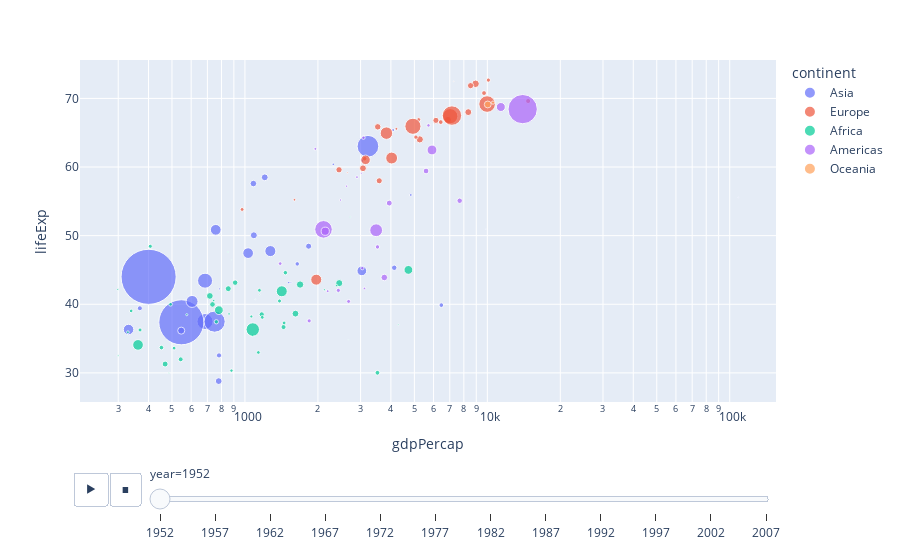

The notebook cell this image was saved under:
### Markdown cell above
## Dodajmy zmienną czasu!

### Code cell
fig = px.scatter(df,
           x='gdpPercap',
           y='lifeExp',
           animation_frame='year',
           size='pop',
           color='continent',
           hover_name='country',
           log_x=True,
           size_max=60)
fig.show()
py.plot(fig, filename='gdpPerCapinTime')

### Figure 1 — Plotly figure (JSON) as saved in the notebook; plotly's stock layout.template omitted (floating-point values rounded to 4 significant figures)
{"data": [{"hovertemplate": "<b>%{hovertext}</b><br><br>continent=Asia<br>year=1952<br>gdpPercap=%{x}<br>lifeExp=%{y}<br>pop=%{marker.size}<extra></extra>", "hovertext": ["Afghanistan", "Bahrain", "Bangladesh", "Cambodia", "China", "Hong Kong, China", "India", "Indonesia", "Iran", "Iraq", "Israel", "Japan", "Jordan", "Korea, Dem. Rep.", "Korea, Rep.", "Kuwait", "Lebanon", "Malaysia", "Mongolia", "Myanmar", "Nepal", "Oman", "Pakistan", "Philippines", "Saudi Arabia", "Singapore", "Sri Lanka", "Syria", "Taiwan", "Thailand", "Vietnam", "West Bank and Gaza", "Yemen, Rep."], "legendgroup": "Asia", "marker": {"color": "#636efa", "size": [8425333, 120447, 46886859, 4693836, 556263527, 2125900, 372000000, 82052000, 17272000, 5441766, 1620914, 86459025, 607914, 8865488, 20947571, 160000, 1439529, 6748378, 800663, 20092996, 9182536, 507833, 41346560, 22438691, 4005677, 1127000, 7982342, 3661549, 8550362, 21289402, 26246839, 1030585, 4963829], "sizemode": "area", "sizeref": 366300.0, "symbol": "circle"}, "mode": "markers", "name": "Asia", "orientation": "v", "showlegend": true, "type": "scatter", "x": [779.4, 9867.0, 684.2, 368.5, 400.4, 3054.0, 546.6, 749.7, 3035.0, 4130.0, 4087.0, 3217.0, 1547.0, 1088.0, 1031.0, 108400.0, 4835.0, 1831.0, 786.6, 331, 545.9, 1828.0, 684.6, 1273.0, 6460.0, 2315.0, 1084.0, 1643.0, 1207.0, 757.8, 605.1, 1516.0, 781.7], "xaxis": "x", "y": [28.8, 50.94, 37.48, 39.42, 44, 60.96, 37.37, 37.47, 44.87, 45.32, 65.39, 63.03, 43.16, 50.06, 47.45, 55.56, 55.93, 48.46, 42.24, 36.32, 36.16, 37.58, 43.44, 47.75, 39.88, 60.4, 57.59, 45.88, 58.5, 50.85, 40.41, 43.16, 32.55], "yaxis": "y"}, {"hovertemplate": "<b>%{hovertext}</b><br><br>continent=Europe<br>year=1952<br>gdpPercap=%{x}<br>lifeExp=%{y}<br>pop=%{marker.size}<extra></extra>", "hovertext": ["Albania", "Austria", "Belgium", "Bosnia and Herzegovina", "Bulgaria", "Croatia", "Czech Republic", "Denmark", "Finland", "France", "Germany", "Greece", "Hungary", "Iceland", "Ireland", "Italy", "Montenegro", "Netherlands", "Norway", "Poland", "Portugal", "Romania", "Serbia", "Slovak Republic", "Slovenia", "Spain", "Sweden", "Switzerland", "Turkey", "United Kingdom"], "legendgroup": "Europe", "marker": {"color": "#EF553B", "size": [1282697, 6927772, 8730405, 2791000, 7274900, 3882229, 9125183, 4334000, 4090500, 42459667, 69145952, 7733250, 9504000, 147962, 2952156, 47666000, 413834, 10381988, 3327728, 25730551, 8526050, 16630000, 6860147, 3558137, 1489518, 28549870, 7124673, 4815000, 22235677, 50430000], "sizemode": "area", "sizeref": 366300.0, "symbol": "circle"}, "mode": "markers", "name": "Europe", "orientation": "v", "showlegend": true, "type": "scatter", "x": [1601.0, 6137.0, 8343.0, 973.5, 2444.0, 3119.0, 6876.0, 9692.0, 6425.0, 7030.0, 7144.0, 3531.0, 5264.0, 7268.0, 5210.0, 4931.0, 2648.0, 8942.0, 10100.0, 4029.0, 3068.0, 3145.0, 3581.0, 5075.0, 4215.0, 3834.0, 8528.0, 14730.0, 1969.0, 9980.0], "xaxis": "x", "y": [55.23, 66.8, 68, 53.82, 59.6, 61.21, 66.87, 70.78, 66.55, 67.41, 67.5, 65.86, 64.03, 72.49, 66.91, 65.94, 59.16, 72.13, 72.67, 61.31, 59.82, 61.05, 58.0, 64.36, 65.57, 64.94, 71.86, 69.62, 43.59, 69.18], "yaxis": "y"}, {"hovertemplate": "<b>%{hovertext}</b><br><br>continent=Africa<br>year=1952<br>gdpPercap=%{x}<br>lifeExp=%{y}<br>pop=%{marker.size}<extra></extra>", "hovertext": ["Algeria", "Angola", "Benin", "Botswana", "Burkina Faso", "Burundi", "Cameroon", "Central African Republic", "Chad", "Comoros", "Congo, Dem. Rep.", "Congo, Rep.", "Cote d'Ivoire", "Djibouti", "Egypt", "Equatorial Guinea", "Eritrea", "Ethiopia", "Gabon", "Gambia", "Ghana", "Guinea", "Guinea-Bissau", "Kenya", "Lesotho", "Liberia", "Libya", "Madagascar", "Malawi", "Mali", "Mauritania", "Mauritius", "Morocco", "Mozambique", "Namibia", "Niger", "Nigeria", "Reunion", "Rwanda", "Sao Tome and Principe", "Senegal", "Sierra Leone", "Somalia", "South Africa", "Sudan", "Swaziland", "Tanzania", "Togo", "Tunisia", "Uganda", "Zambia", "Zimbabwe"], "legendgroup": "Africa", "marker": {"color": "#00cc96", "size": [9279525, 4232095, 1738315, 442308, 4469979, 2445618, 5009067, 1291695, 2682462, 153936, 14100005, 854885, 2977019, 63149, 22223309, 216964, 1438760, 20860941, 420702, 284320, 5581001, 2664249, 580653, 6464046, 748747, 863308, 1019729, 4762912, 2917802, 3838168, 1022556, 516556, 9939217, 6446316, 485831, 3379468, 33119096, 257700, 2534927, 60011, 2755589, 2143249, 2526994, 14264935, 8504667, 290243, 8322925, 1219113, 3647735, 5824797, 2672000, 3080907], "sizemode": "area", "sizeref": 366300.0, "symbol": "circle"}, "mode": "markers", "name": "Africa", "orientation": "v", "showlegend": true, "type": "scatter", "x": [2449.0, 3521.0, 1063.0, 851.2, 543.3, 339.3, 1173.0, 1071.0, 1179.0, 1103.0, 780.5, 2126.0, 1389.0, 2670.0, 1419.0, 375.6, 328.9, 362.1, 4293.0, 485.2, 911.3, 510.2, 299.9, 853.5, 298.8, 575.6, 2388.0, 1443.0, 369.2, 452.3, 743.1, 1968.0, 1688.0, 468.5, 2424.0, 761.9, 1077.0, 2719.0, 493.3, 879.6, 1450.0, 879.8, 1136.0, 4725.0, 1616.0, 1148.0, 716.7, 859.8, 1468.0, 734.8, 1147.0, 406.9], "xaxis": "x", "y": [43.08, 30.02, 38.22, 47.62, 31.98, 39.03, 38.52, 35.46, 38.09, 40.72, 39.14, 42.11, 40.48, 34.81, 41.89, 34.48, 35.93, 34.08, 37.0, 30, 43.15, 33.61, 32.5, 42.27, 42.14, 38.48, 42.72, 36.68, 36.26, 33.69, 40.54, 50.99, 42.87, 31.29, 41.73, 37.44, 36.32, 52.72, 40, 46.47, 37.28, 30.33, 32.98, 45.01, 38.63, 41.41, 41.22, 38.6, 44.6, 39.98, 42.04, 48.45], "yaxis": "y"}, {"hovertemplate": "<b>%{hovertext}</b><br><br>continent=Americas<br>year=1952<br>gdpPercap=%{x}<br>lifeExp=%{y}<br>pop=%{marker.size}<extra></extra>", "hovertext": ["Argentina", "Bolivia", "Brazil", "Canada", "Chile", "Colombia", "Costa Rica", "Cuba", "Dominican Republic", "Ecuador", "El Salvador", "Guatemala", "Haiti", "Honduras", "Jamaica", "Mexico", "Nicaragua", "Panama", "Paraguay", "Peru", "Puerto Rico", "Trinidad and Tobago", "United States", "Uruguay", "Venezuela"], "legendgroup": "Americas", "marker": {"color": "#ab63fa", "size": [17876956, 2883315, 56602560, 14785584, 6377619, 12350771, 926317, 6007797, 2491346, 3548753, 2042865, 3146381, 3201488, 1517453, 1426095, 30144317, 1165790, 940080, 1555876, 8025700, 2227000, 662850, 157553000, 2252965, 5439568], "sizemode": "area", "sizeref": 366300.0, "symbol": "circle"}, "mode": "markers", "name": "Americas", "orientation": "v", "showlegend": true, "type": "scatter", "x": [5911.0, 2677.0, 2109.0, 11370.0, 3940.0, 2144.0, 2627.0, 5587.0, 1398.0, 3522.0, 3048.0, 2428.0, 1840.0, 2195.0, 2899.0, 3478.0, 3112.0, 2480.0, 1952.0, 3759.0, 3082.0, 3023.0, 13990.0, 5717.0, 7690.0], "xaxis": "x", "y": [62.48, 40.41, 50.92, 68.75, 54.74, 50.64, 57.21, 59.42, 45.93, 48.36, 45.26, 42.02, 37.58, 41.91, 58.53, 50.79, 42.31, 55.19, 62.65, 43.9, 64.28, 59.1, 68.44, 66.07, 55.09], "yaxis": "y"}, {"hovertemplate": "<b>%{hovertext}</b><br><br>continent=Oceania<br>year=1952<br>gdpPercap=%{x}<br>lifeExp=%{y}<br>pop=%{marker.size}<extra></extra>", "hovertext": ["Australia", "New Zealand"], "legendgroup": "Oceania", "marker": {"color": "#FFA15A", "size": [8691212, 1994794], "sizemode": "area", "sizeref": 366300.0, "symbol": "circle"}, "mode": "markers", "name": "Oceania", "orientation": "v", "showlegend": true, "type": "scatter", "x": [10040.0, 10560.0], "xaxis": "x", "y": [69.12, 69.39], "yaxis": "y"}], "layout": {"legend": {"itemsizing": "constant", "title": {"text": "continent"}, "tracegroupgap": 0}, "margin": {"t": 60}, "sliders": [{"active": 0, "currentvalue": {"prefix": "year="}, "len": 0.9, "pad": {"b": 10, "t": 60}, "steps": [{"args": [["1952"], {"frame": {"duration": 0, "redraw": false}, "fromcurrent": true, "mode": "immediate", "transition": {"duration": 0, "easing": "linear"}}], "label": "1952", "method": "animate"}, {"args": [["1957"], {"frame": {"duration": 0, "redraw": false}, "fromcurrent": true, "mode": "immediate", "transition": {"duration": 0, "easing": "linear"}}], "label": "1957", "method": "animate"}, {"args": [["1962"], {"frame": {"duration": 0, "redraw": false}, "fromcurrent": true, "mode": "immediate", "transition": {"duration": 0, "easing": "linear"}}], "label": "1962", "method": "animate"}, {"args": [["1967"], {"frame": {"duration": 0, "redraw": false}, "fromcurrent": true, "mode": "immediate", "transition": {"duration": 0, "easing": "linear"}}], "label": "1967", "method": "animate"}, {"args": [["1972"], {"frame": {"duration": 0, "redraw": false}, "fromcurrent": true, "mode": "immediate", "transition": {"duration": 0, "easing": "linear"}}], "label": "1972", "method": "animate"}, {"args": [["1977"], {"frame": {"duration": 0, "redraw": false}, "fromcurrent": true, "mode": "immediate", "transition": {"duration": 0, "easing": "linear"}}], "label": "1977", "method": "animate"}, {"args": [["1982"], {"frame": {"duration": 0, "redraw": false}, "fromcurrent": true, "mode": "immediate", "transition": {"duration": 0, "easing": "linear"}}], "label": "1982", "method": "animate"}, {"args": [["1987"], {"frame": {"duration": 0, "redraw": false}, "fromcurrent": true, "mode": "immediate", "transition": {"duration": 0, "easing": "linear"}}], "label": "1987", "method": "animate"}, {"args": [["1992"], {"frame": {"duration": 0, "redraw": false}, "fromcurrent": true, "mode": "immediate", "transition": {"duration": 0, "easing": "linear"}}], "label": "1992", "method": "animate"}, {"args": [["1997"], {"frame": {"duration": 0, "redraw": false}, "fromcurrent": true, "mode": "immediate", "transition": {"duration": 0, "easing": "linear"}}], "label": "1997", "method": "animate"}, {"args": [["2002"], {"frame": {"duration": 0, "redraw": false}, "fromcurrent": true, "mode": "immediate", "transition": {"duration": 0, "easing": "linear"}}], "label": "2002", "method": "animate"}, {"args": [["2007"], {"frame": {"duration": 0, "redraw": false}, "fromcurrent": true, "mode": "immediate", "transition": {"duration": 0, "easing": "linear"}}], "label": "2007", "method": "animate"}], "x": 0.1, "xanchor": "left", "y": 0, "yanchor": "top"}], "updatemenus": [{"buttons": [{"args": [null, {"frame": {"duration": 500, "redraw": false}, "fromcurrent": true, "mode": "immediate", "transition": {"duration": 500, "easing": "linear"}}], "label": "&#9654;", "method": "animate"}, {"args": [[null], {"frame": {"duration": 0, "redraw": false}, "fromcurrent": true, "mode": "immediate", "transition": {"duration": 0, "easing": "linear"}}], "label": "&#9724;", "method": "animate"}], "direction": "left", "pad": {"r": 10, "t": 70}, "showactive": false, "type": "buttons", "x": 0.1, "xanchor": "right", "y": 0, "yanchor": "top"}], "xaxis": {"anchor": "y", "domain": [0, 1], "title": {"text": "gdpPercap"}, "type": "log"}, "yaxis": {"anchor": "x", "domain": [0, 1], "title": {"text": "lifeExp"}}}}
